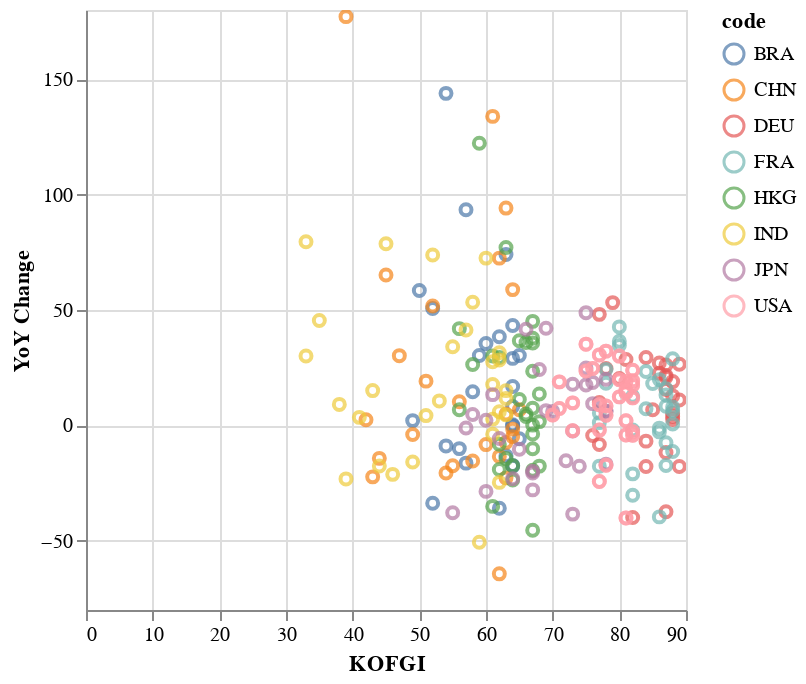

Notebook code for this chart:
### Code cell
alt.Chart(kof_df).mark_point().encode(
    x='KOFGI',
    y='YoY Change:Q',
    color='code:N'
).interactive()

### Figure 1 — Vega-Lite specification as saved in the notebook (floating-point values rounded to 4 significant figures; data arrays with more than 128 entries replaced by an {"elided": "..."} marker saying what was removed)
{"config": {"view": {"continuousWidth": 300, "continuousHeight": 300}}, "data": {"name": "data-e8161343e4b12a7d4480b76dd59e958c"}, "mark": {"type": "point"}, "encoding": {"color": {"field": "code", "type": "nominal"}, "x": {"field": "KOFGI", "type": "quantitative"}, "y": {"field": "YoY Change", "type": "quantitative"}}, "params": [{"name": "param_1", "select": {"type": "interval", "encodings": ["x", "y"]}, "bind": "scales"}], "$schema": "https://vega.github.io/schema/vega-lite/v5.14.1.json", "datasets": {"data-e8161343e4b12a7d4480b76dd59e958c": {"elided": "264 records"}}}
